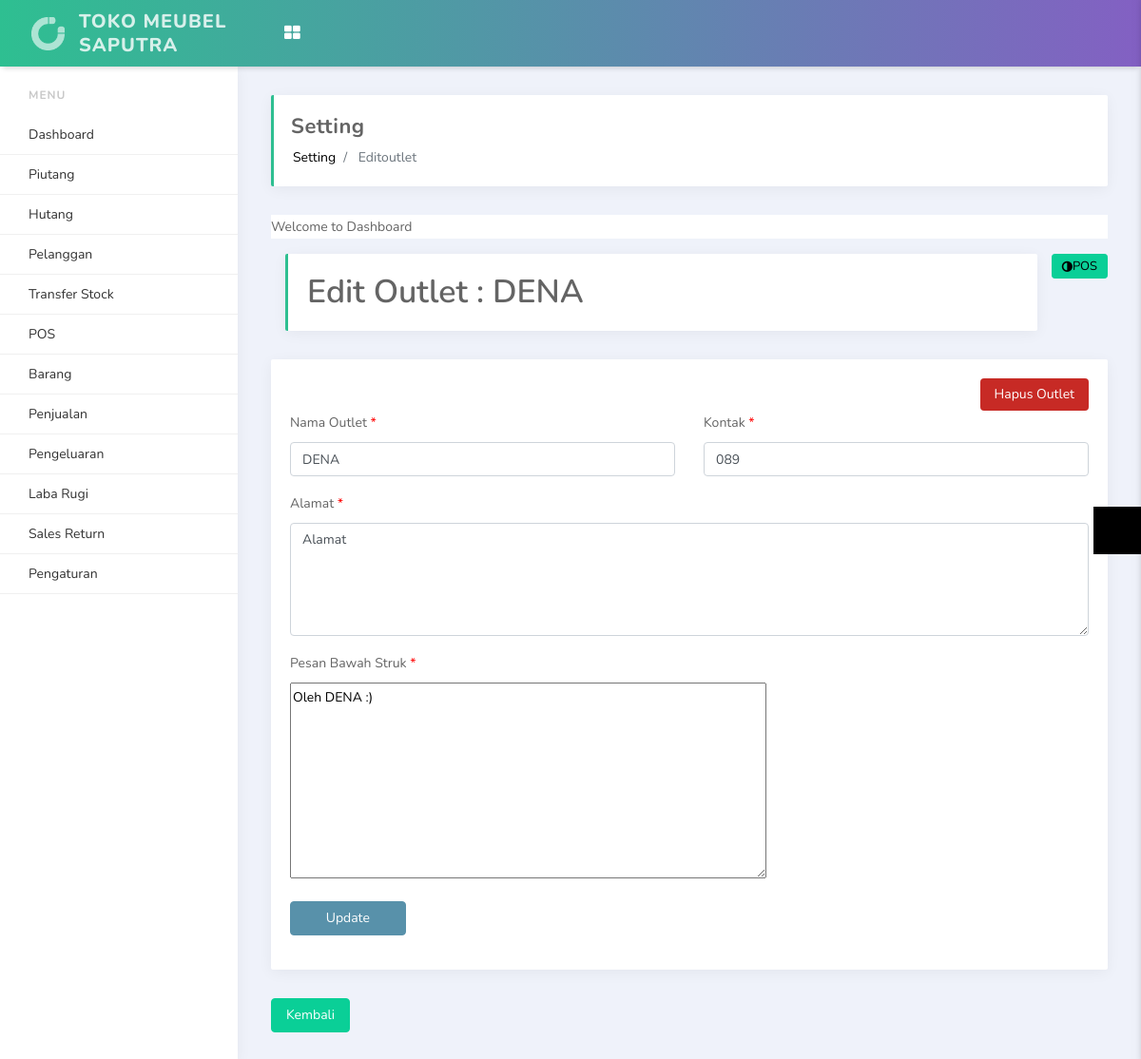
The app's page /index.php/setting/editoutlet?id=5 (signed in) with its own data.
### tables this page shows
CREATE TABLE `site_setting` (
  `id` int(11) NOT NULL,
  `site_name` varchar(499) NOT NULL,
  `site_logo` varchar(255) NOT NULL,
  `timezone` varchar(499) NOT NULL,
  `pagination` int(11) NOT NULL,
  `tax` double(11,2) NOT NULL,
  `currency` char(3) NOT NULL,
  `address` text NOT NULL,
  `datetime_format` varchar(30) NOT NULL,
  `display_product` int(11) NOT NULL,
  `display_keyboard` int(11) NOT NULL,
  `default_customer_id` int(11) NOT NULL,
  `updated_user_id` int(11) NOT NULL,
  `updated_datetime` datetime NOT NULL
);

CREATE TABLE `outlets` (
  `id` int(11) NOT NULL,
  `name` varchar(499) NOT NULL,
  `address` longtext NOT NULL,
  `contact_number` varchar(499) NOT NULL,
  `receipt_header` longtext NOT NULL,
  `receipt_footer` longtext NOT NULL,
  `created_user_id` int(11) NOT NULL,
  `created_datetime` datetime NOT NULL,
  `updated_user_id` int(11) NOT NULL,
  `updated_datetime` datetime NOT NULL,
  `status` int(11) NOT NULL COMMENT '1: Active, 0: Inactive'
);

### application/views/edit_outlet.php (the view, shortened to what the rows shown need)
<?php
    require_once 'includes/header4.php';
    $outletData = $this->Constant_model->getDataOneColumn('outlets', 'id', "$id");
    $outlet_name = $outletData[0]->name;
    $outlet_address = $outletData[0]->address;
    $outlet_contact = $outletData[0]->contact_number;
    $outlet_footer = $outletData[0]->receipt_footer;
?>
<section id="content">
	<section class="vbox">
		<section class="scrollable wrapper">
	<div class="row">
		<div class="col-lg-12">
			<h1 class="page-header"><?php echo $lang_edit_outlet; ?> : <?php echo $outlet_name; ?></h1>
		</div>
	</div>
	<div class="row">
		<div class="col-md-12">
			<div class="card">
				<div class="card-body">
	<form action="<?=base_url()?>index.php/setting/updateOutlet" method="post">
					<div class="row">
						<div class="col-md-6">
							<div class="form-group">
								<label><?php echo $lang_outlet_name; ?> <span style="color: #F00">*</span></label>
								<input type="text" name="outlet_name" class="form-control" maxlength="499" autofocus required autocomplete="off" value="<?php echo $outlet_name; ?>" />
							</div>
						</div>
						<div class="col-md-6">
							<div class="form-group">
								<label><?php echo $lang_contact_number; ?> <span style="color: #F00">*</span></label>
								<input type="text" name="outlet_contact" class="form-control" maxlength="30" required autocomplete="off" value="<?php echo $outlet_contact; ?>" />
							</div>
						</div>
					</div>
					<div class="row">
						<div class="col-md-12">
							<div class="form-group">
								<label><?php echo $lang_address; ?> <span style="color: #F00">*</span></label>
								<textarea class="form-control" name="outlet_address" rows="5" required><?php echo $outlet_address; ?></textarea>
							</div>
						</div>
					</div>
					<div class="row">
						<div class="col-md-6">
							<div class="form-group">
								<label><?php echo $lang_receipt_footer; ?> <span style="color: #F00">*</span></label>
								<?php
                                    echo $this->ckeditor->editor('receipt_footer', "$outlet_footer");
                                ?>
							</div>
						</div>
					</div>
	</form>
				</div>
			</div>
		</div>
	</div>
</section>
<?php
    require_once 'includes/footer4.php';
?>

### application/views/includes/header4.php (shortened to what the rows shown need)
<?php
    $settingResult = $this->db->get_where('site_setting');
    $settingData = $settingResult->row();
    $setting_site_name = $settingData->site_name;
 ?>
<!doctype html>
<html lang="en">
<head>
    <link rel="stylesheet" href="<?php echo base_url() ?>assets/vendors/bundle.css" type="text/css">
    <link rel="stylesheet" href="<?php echo base_url() ?>assets/vendors/datepicker/daterangepicker.css">
    <link rel="stylesheet" href="<?php echo base_url() ?>assets/vendors/vmap/jqvmap.min.css">
    <link rel="stylesheet" href="<?php echo base_url() ?>assets/css/app.min.css" type="text/css">
    <link rel="stylesheet" href="<?php echo base_url() ?>assets/css/custom.css" type="text/css">
    <link rel="stylesheet" type="text/css" href="https://stackpath.bootstrapcdn.com/font-awesome/4.7.0/css/font-awesome.min.css">
</head>
<body>
<nav class="navbar">
    <div class="container-fluid">
        <div class="header-logo">
            <a href="#">
                <img src="<?php echo base_url() ?>assets/media/image/light-logo.png" alt="...">
                <span class="logo-text d-none d-lg-block"><?php echo $setting_site_name ?></span>
            </a>
        </div>
    </div>
</nav>
<main class="main-content">
    <div class="container-fluid">

### application/libraries/Ckeditor.php (shortened to what the rows shown need)
<?php
class Ckeditor
{
    public $basePath;
    public $config = array();
    public $initialized = false;
    public $returnOutput = false;
    public $textareaAttributes = array('rows' => 8, 'cols' => 60);
    public $timestamp = 'B8DJ5M3';
    public function editor($name, $value = '', $config = array(), $events = array())
    {
        $attr = '';
        foreach ($this->textareaAttributes as $key => $val) {
            $attr .= ' '.$key.'="'.str_replace('"', '&quot;', $val).'"';
        }
        $out = '<textarea name="'.$name.'"'.$attr.'>'.htmlspecialchars($value)."</textarea>\n";
        if (!$this->initialized) {
            $out .= $this->init();
        }
        $_config = $this->configSettings($config, $events);
        $js = $this->returnGlobalEvents();
        if (!empty($_config)) {
            $js .= "CKEDITOR.replace('".$name."', ".$this->jsEncode($_config).');';
        } else {
            $js .= "CKEDITOR.replace('".$name."');";
        }
        $out .= $this->script($js);
        if (!$this->returnOutput) {
            echo $out;
            $out = '';
        }
        return $out;
    }
    private function script($js)
    {
        $out = '<script type="text/javascript">';
        $out .= "//<![CDATA[\n";
        $out .= $js;
        $out .= "\n//]]>";
        $out .= "</script>\n";
        return $out;
    }
    private function configSettings($config = array(), $events = array())
    {
        $_config = $this->config;
        return $_config;
    }
    private function returnGlobalEvents()
    {
        $out = '';
        return $out;
    }
    private function init()
    {
        $out = '';
        $args = '';
        $ckeditorPath = $this->ckeditorPath();
        if (!empty($this->timestamp) && $this->timestamp != '%'.'TIMESTAMP%') {
            $args = '?t='.$this->timestamp;
        }
        if (strpos($ckeditorPath, '..') !== 0) {
            $out .= $this->script("window.CKEDITOR_BASEPATH='".$ckeditorPath."';");
        }
        $out .= '<script type="text/javascript" src="'.$ckeditorPath.'ckeditor.js'.$args."\"></script>\n";
        $extraCode = '';
        $initComplete = $this->initialized = true;
        return $out;
    }
    private function ckeditorPath()
    {
        if (!empty($this->basePath)) {
            return $this->basePath;
        }
        $selfPath = dirname($_SERVER['PHP_SELF']);
        $file = str_replace('\\', '/', __FILE__);
        $documentRoot = substr($realPath, 0, strlen($realPath) - strlen($selfPath));
        $fileUrl = substr($file, strlen($documentRoot));
        $ckeditorUrl = str_replace('ckeditor_php5.php', '', $fileUrl);
        return $ckeditorUrl;
    }
    private function jsEncode($val)
    {
        if (is_array($val) || is_object($val)) {
            $temp = array();
            foreach ($val as $k => $v) {
                $temp[] = $this->jsEncode("{$k}").':'.$this->jsEncode($v);
            }
            return '{'.implode(',', $temp).'}';
        }
        return '"'.str_replace(array('\\', '/', "\n", "\t", "\r", "\x08", "\x0c", '"'), array('\\\\', '\\/', '\\n', '\\t', '\\r', '\\b', '\\f', '\"'), $val).'"';
    }
}

### records on screen
site_setting: site_name "TOKO MEUBEL SAPUTRA"
outlets: name "DENA", outlet_name "DENA", outlet_contact "089", outlet_address "Alamat", receipt_footer "Oleh DENA :)"

### other values on screen
$lang_products "Barang"
$lang_sales "Penjualan"
$lang_expenses "Pengeluaran"
$lang_pnl "Laba Rugi"
$lang_setting "Pengaturan"
str_replace('_', ' ', $this->uri->segment(1)) "Setting"
str_replace('_', ' ', $this->uri->segment(2)) "Editoutlet"
$lang_dashboard "Dashboard"
$lang_pos "POS"
$lang_edit_outlet "Edit Outlet"
$lang_delete_outlet "Hapus Outlet"
$lang_outlet_name "Nama Outlet"
$lang_contact_number "Kontak"
$lang_address "Alamat"
$lang_receipt_footer "Pesan Bawah Struk"
